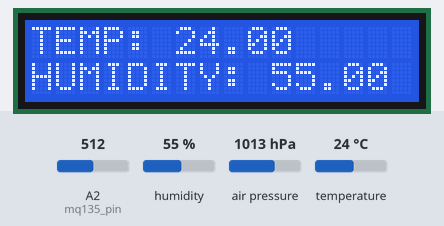
Bench run of a sketch on a simulated Arduino Uno, built with avr-gcc and run on an emulated ATmega328P. Parts: 16×2 character LCD. The inputs (shaded band) are chosen by the test bench; at power-on: A2 (mq135_pin) = 512, humidity 55 %, air pressure 1013 hPa, temperature 24 °C.

Above: at 2.7 s.
2.8 s: A2 (mq135_pin) set to 290
At 6.0 s:
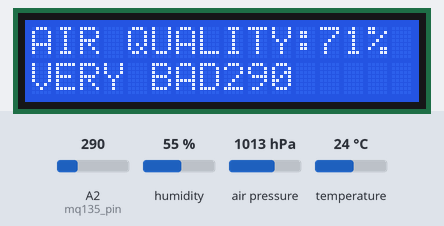
15.3 s: A2 (mq135_pin) set to 306
At 18.6 s:
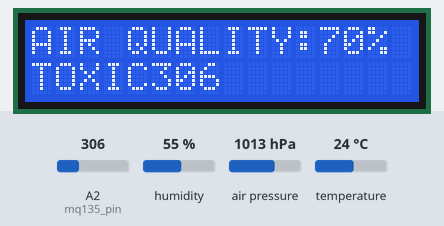
27.5 s: A2 (mq135_pin) set to 170
At 31.2 s:
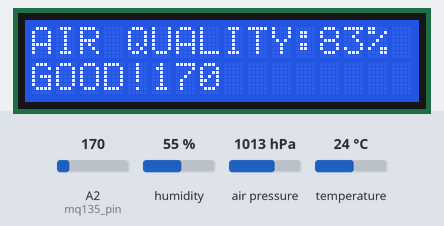
39.8 s: A2 (mq135_pin) set to 190
At 43.7 s:
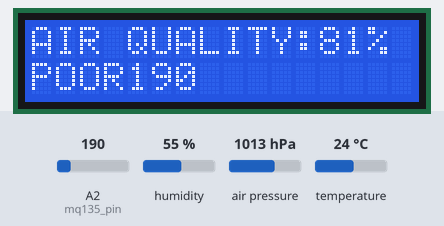
52.0 s: humidity set to 22 %
At 57.2 s:
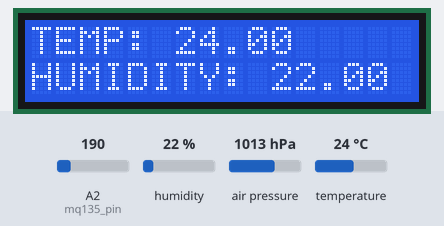
60.1 s: air pressure set to 952 hPa
At 66.1 s:
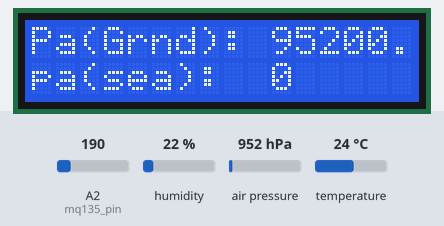
Timing chart, 0 to 67.6 s (numbered marks = the images above; inputs shaded):
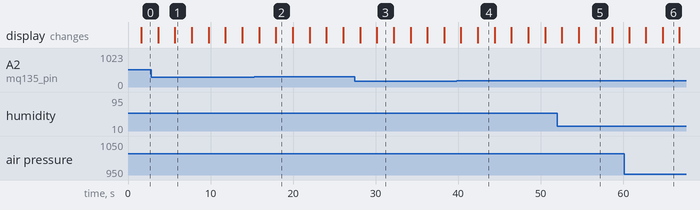

Measured:
- after the input at 2.8 s, the display: first differs from a run without the input after 2.9 s (image 1)
- after the input at 15.3 s, the display: first differs from a run without the input after 2.6 s (image 2)
- after the input at 27.5 s, the display: first differs from a run without the input after 2.6 s (image 3)
- after the input at 39.8 s, the display: first differs from a run without the input after 2.6 s (image 4)
- what the display in image 1 shows lasts 2.0 s, from 5.7 s to 7.7 s
- what the display in image 5 shows lasts 2.1 s, from 56.6 s to 58.7 s

The sketch:

project.ino
```cpp
#include <LiquidCrystal_I2C.h>
#include<dht.h>
#include <Wire.h>
#include <BMP180.h>

#define DHT11_PIN A0
#define mq135_pin A2

dht DHT;
LiquidCrystal_I2C lcd = LiquidCrystal_I2C(0x27, 16, 2);
BMP180 myBMP(BMP180_ULTRAHIGHRES);

void ReadDHT(void);
void ReadBMP(void);
void ReadAir(void);
bool BMP_flag = 0;
bool DHT_flag = 0;


void setup() {
  // put your setup code here, to run once:
  lcd.init();
  lcd.backlight();
  lcd.setCursor(0,0);
  lcd.print(" IoT Weather ");
  delay(1500);

}

void loop() {
  // put your main code here, to run repeatedly:
  ReadDHT();
  ReadBMP();
  ReadAir();
}

// void ReadDHT(void)
// {
//   lcd.clear();
//   dht.begin();
//   dht.read(DHT11_PIN);
//   lcd.print(dht.readHumidity());
//   lcd.setCursor(0,1);
//   lcd.print(dht.readTemperature());
//   delay(2000);
// }

void  ReadDHT(void)
{
  // dht.begin();
  lcd.clear();
  int chk = DHT.read11(DHT11_PIN);
  lcd.print("TEMP: ");
  lcd.print(DHT.temperature);
  lcd.setCursor(0,1);
  lcd.print("HUMIDITY: ");
  lcd.print(DHT.humidity);
  delay(2000);
}

void ReadBMP(void)
{
  lcd.clear();
  if(myBMP.begin() != true)
  {
    lcd.setCursor(0,0);
    lcd.print("BMP180 Sensor");
    lcd.setCursor(0,1);
    lcd.print(" NOT FOUND");
    BMP_flag = 0;
    delay(1000);
  }
  else
  {
    BMP_flag = 1;
    lcd.setCursor(0,0);
    lcd.print("Pa(Grnd): ");
    lcd.print(myBMP.getPressure());
    lcd.setCursor(0,1);
    lcd.print("pa(sea):  ");
    lcd.print(myBMP.getSeaLevelPressure(115));
  }
  delay(2000);
}

void ReadAir(void)
{
  int airqlty = 0;
  lcd.clear();
  lcd.setCursor(0, 0);
  lcd.print("AIR QUALITY:");
  airqlty = analogRead(mq135_pin);
  lcd.print(map(analogRead(mq135_pin), 0, 1024, 99, 0));
  lcd.print("%");
  lcd.setCursor(0, 1);
  if (airqlty <= 180)
    // lcd.print(airqlty);
    lcd.print("GOOD!");
  else if (airqlty > 180 && airqlty <= 225)
    lcd.print("POOR");
  else if (airqlty > 225 && airqlty <= 300)
    lcd.print("VERY BAD");
  else
    lcd.print("TOXIC");
  lcd.print(airqlty);
  delay(2000);
}
```
